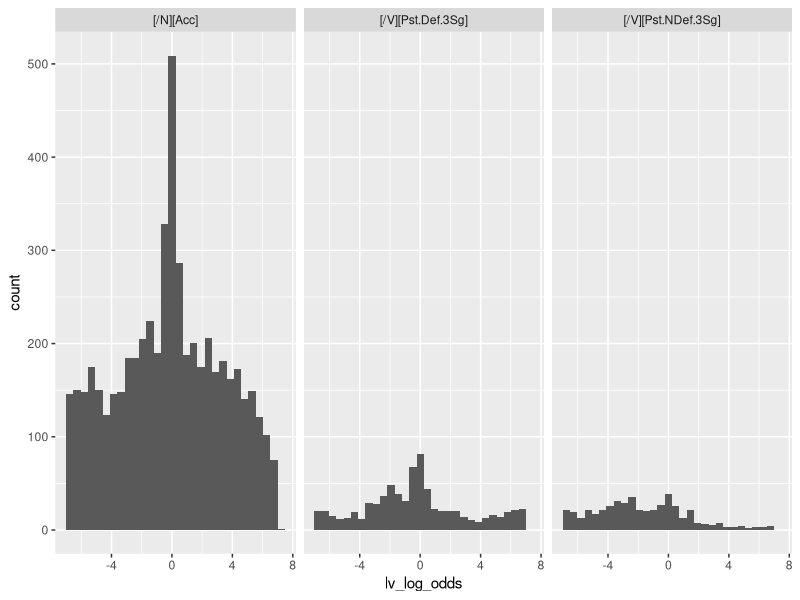
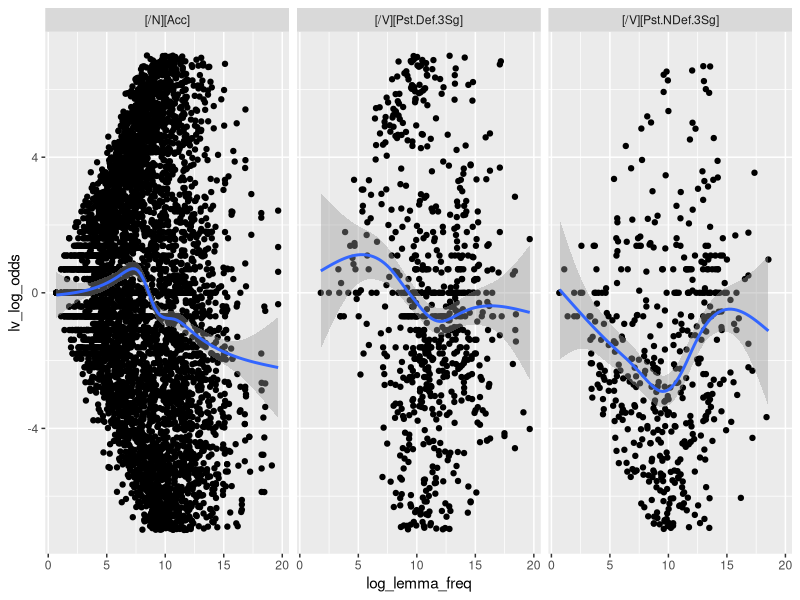
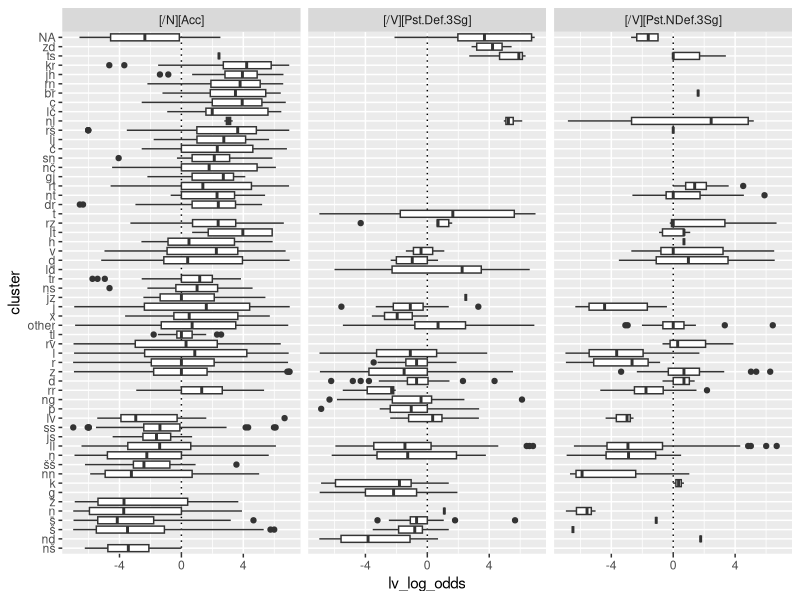

Here is the R script that generated these plots, in order:
setwd('~/Github/RaczRebrus2025/')

library(tidyverse)

d = read_tsv('lv_n_v_pairs.tsv')

d |> 
  ggplot(aes(lv_log_odds)) +
  geom_histogram() +
  facet_wrap(~ xpostag)

d |> 
  mutate(log_lemma_freq = log(lemma_freq)) |> 
  ggplot(aes(log_lemma_freq, lv_log_odds)) +
  facet_wrap( ~ xpostag) +
  geom_point() +
  geom_smooth()

clusters = d |> 
  summarise(mean = mean(lv_log_odds), n = n(), .by = stem_final_cluster) |> 
  mutate(
    cluster = ifelse(n > 10, stem_final_cluster, 'other') |> 
      fct_reorder(mean)
  )

d |> 
  left_join(clusters) |> 
  ggplot(aes(x = cluster, lv_log_odds)) +
  geom_hline(yintercept = 0, lty = 3) +
  geom_boxplot() +
  facet_wrap( ~ xpostag) +
  coord_flip()

